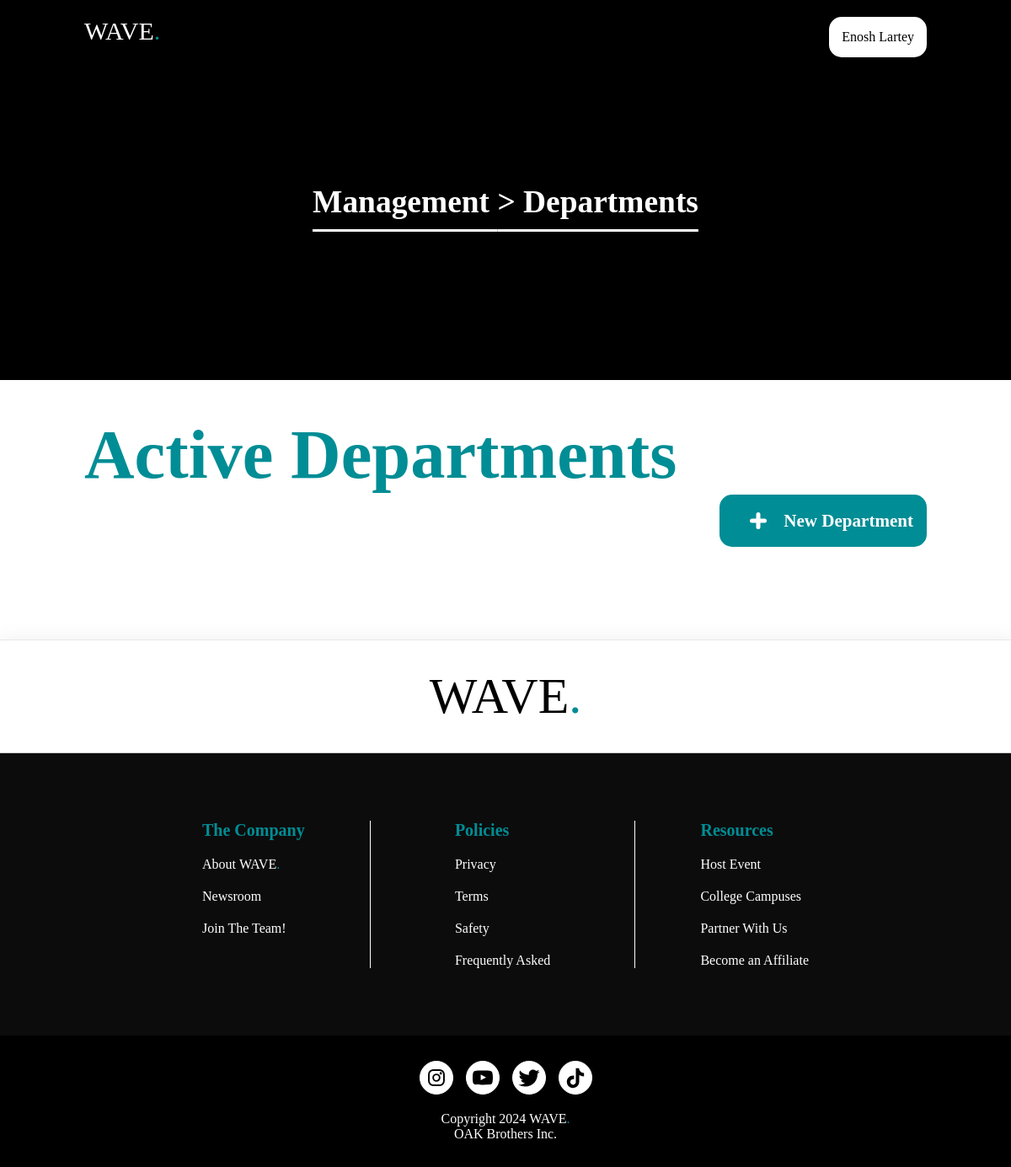
Before: /theadminportal/departments/ (signed in) with the older database file.
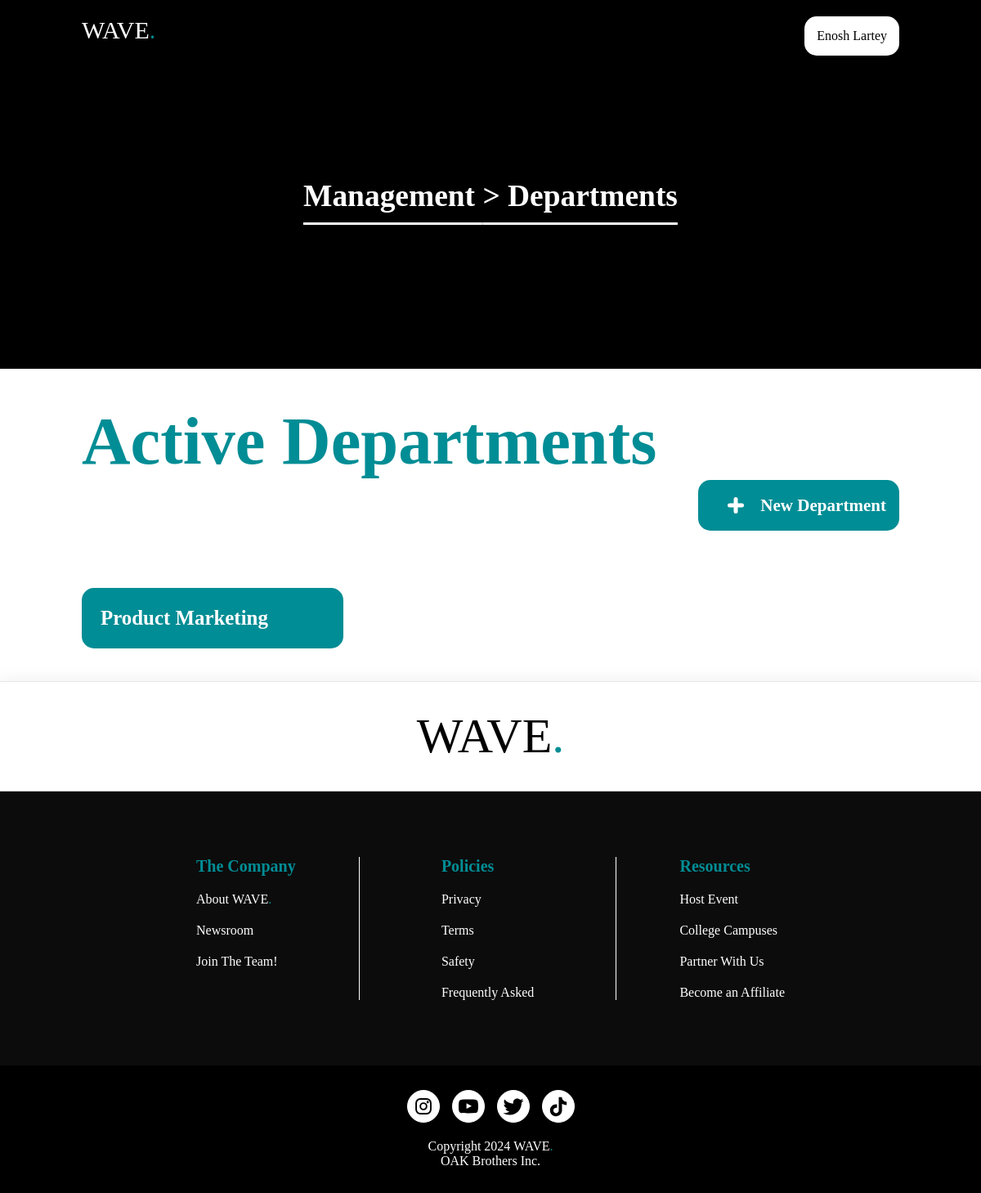
After: the same page with the newer database file.
### adminDashboardApp/models.py (models this page shows, shortened)
class Department(models.Model):
    name = models.CharField("Department Name", max_length=100)
    departmentID = models.UUIDField(
        primary_key=True, default=uuid.uuid4, editable=False, unique=True
    )
    lead_name = models.CharField("Department Lead", max_length=100)
    lead_email = models.EmailField("Lead Email")
    capacity = models.IntegerField("Capacity")
    location = models.CharField("Location", max_length=300)
    description = models.TextField("Description")
    class Meta:
        default_permissions = ()

### adminDashboardApp/views.py (the view)
# urls.py: path("departments/", views.adminDepartmentView, name="departments"),
@login_required(login_url="authentication:login")
@check_suspension
@admin_required
def adminDepartmentView(request):
    if request.method == "POST":
        form = DepartmentForm(request.POST)
        if form.is_valid():
            form.save()
            return redirect("waveAdmin:departments")
    else:
        form = DepartmentForm()
    departments = Department.objects.all()
    return render(
        request,
        "adminDashboardApp/tabs/departments.html",
        {"form": form, "departments": departments},
    )

### templates/adminDashboardApp/tabs/departments.html (shortened to what this page needs)
{% extends "base/base.html" %}
{% load static %}
{% block app_page_style %}
<link rel="stylesheet" type="text/css" href="{% static "/styles/adminDashboardApp/tabs/departments.css" %}" />
{% endblock app_page_style %}
{% block header %}
{% include "partials/nav-footer/nav/admin_nav.html" %}
{% endblock header %}
{% block container_art %}
<div id="container-art">
    <div class="ticket-heading">
        <div class="ticket-header">
            <h3><a href="{% url 'waveAdmin:adminDashboard' %}">Management</a> > Departments</h3>
        </div>
    </div>
</div>
{% endblock container_art %}
{% block body %}
<div id="content-container">
    <div id="sectionHeader">
        <div>
            <h2>Active Departments</h2>
        </div>
        <div id="addNewDepartment">
            <button type="button" id="newDepartmentButton" role="button">
                <img src="{% static "images/admin/departments/addNewDepartment.svg" %}" alt="Add New Department">
                <h3>New Department</h3>
            </button>
        </div>
    </div>
    <div id="sectionBody">
        {% for department in departments %}
            {% if department %}
            <div id="department">
                <a href="{% url "waveAdmin:departmentDetails" department.departmentID department.name %}">
                    <h5>{{ department.name }}</h5>
                </a>
            </div>
            {% else %}
            <h6>No current departments.</h6>
            {% endif %}
        {% endfor %}
    </div>
</div>
{% endblock body %}

Changed rows visible on the page:
added Department: name "Product Marketing"
